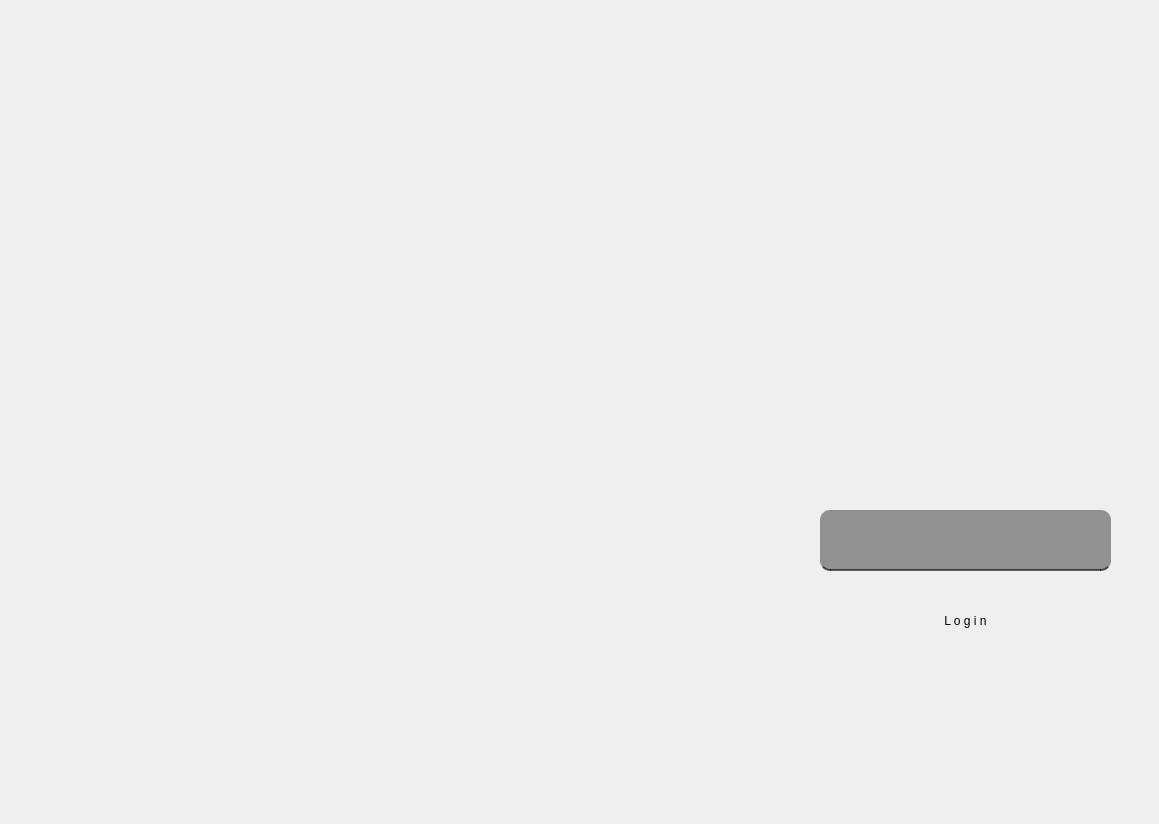
    <widget class="QWidget" name="tab">
     <attribute name="title">
      <string>Login</string>
     </attribute>
     <widget class="QLabel" name="label">
      <property name="geometry">
       <rect>
        <x>10</x>
        <y>15</y>
        <width>1140</width>
        <height>800</height>
       </rect>
      </property>
      <property name="text">
       <string/>
      </property>
      <property name="pixmap">
       <pixmap>img/appointment_login.png</pixmap>
      </property>
      <property name="scaledContents">
       <bool>true</bool>
      </property>
     </widget>
     <widget class="QLabel" name="LOGININFO">
      <property name="geometry">
       <rect>
        <x>820</x>
        <y>430</y>
        <width>291</width>
        <height>61</height>
       </rect>
      </property>
      <property name="styleSheet">
       <string notr="true">background-color: rgba(255, 255, 255, 0);
color: rgba(255, 0, 0, 150);
font: 75 16pt &quot;MS Shell Dlg 2&quot;;</string>
      </property>
      <property name="text">
       <string/>
      </property>
     </widget>
     <widget class="QLineEdit" name="PASSWORD">
      <property name="geometry">
       <rect>
        <x>820</x>
        <y>510</y>
        <width>291</width>
        <height>61</height>
       </rect>
      </property>
      <property name="styleSheet">
       <string notr="true">background-color: rgba(0, 0, 0, 100);
color: rgb(255, 255, 255);
font: 75 11pt &quot;MS Shell Dlg 2&quot;;
border-radius: 10px;
padding: 10px;
border-bottom: 2px solid rgba(0,0,0,150)</string>
      </property>
      <property name="text">
       <string/>
      </property>
      <property name="echoMode">
       <enum>QLineEdit::Password</enum>
      </property>
     </widget>
     <widget class="QPushButton" name="LOGINBUTTON">
      <property name="geometry">
       <rect>
        <x>820</x>
        <y>590</y>
        <width>291</width>
        <height>61</height>
       </rect>
      </property>
      <property name="styleSheet">
       <string notr="true">QPushButton#LOGINBUTTON{
	border-radius: 10px;
	font: 87 10pt &quot;Segoe UI Black&quot;;
}

QPushButton#LOGINBUTTON:hover{
	background-color: rgb(47, 85, 255);
	color: rgb(255, 255, 255);
}</string>
      </property>
      <property name="text">
       <string>L o g i n</string>
      </property>
     </widget>
    </widget>
